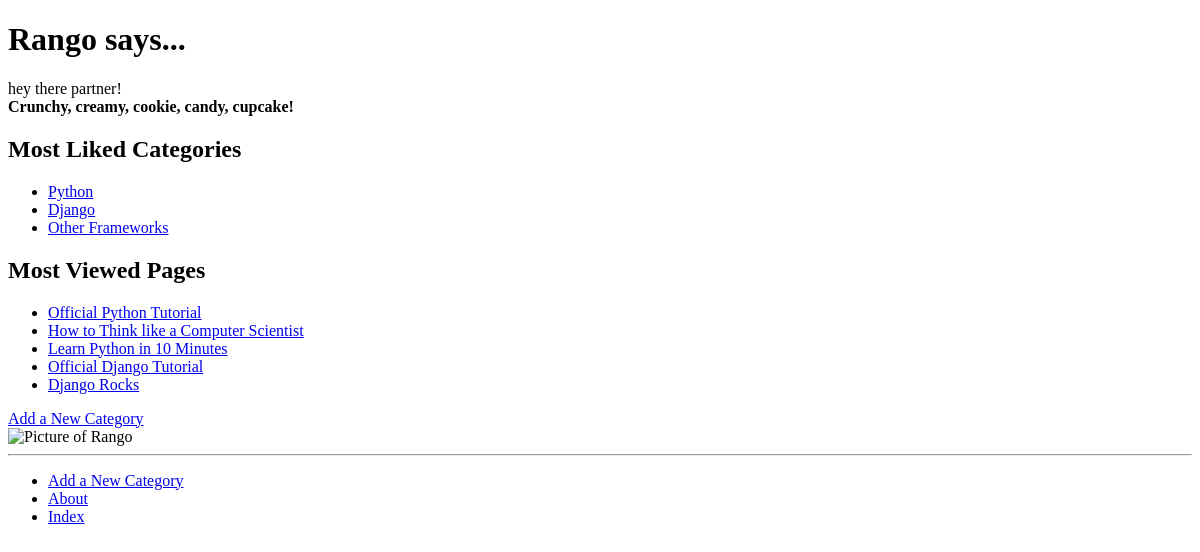
/, run on an earlier commit of the app's database.
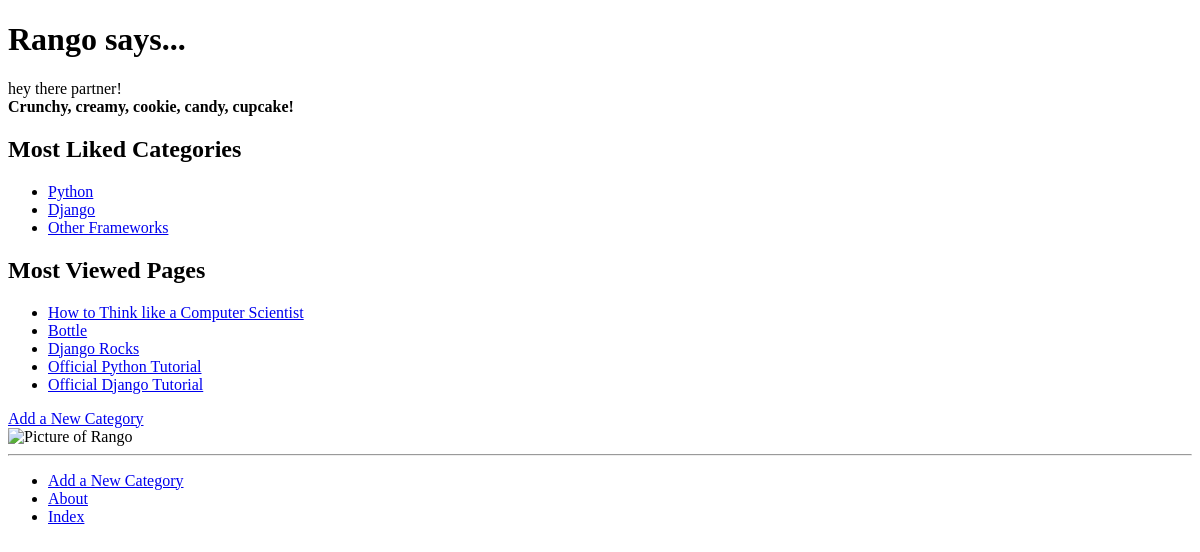
And on a later commit of the database.
### rango/models.py (models this page shows, shortened)
class Category(models.Model):
    NAME_MAX_LENGTH = 128
    name = models.CharField(max_length=NAME_MAX_LENGTH, unique=True)
    views = models.IntegerField(default=0)
    likes = models.IntegerField(default=0)
    slug = models.SlugField(unique=True)
    class Meta:
        verbose_name_plural = 'categories'

class Page(models.Model):
    TITLE_MAX_LENGTH = 128
    URL_MAX_LENGTH = 200
    category = models.ForeignKey(Category, on_delete=models.CASCADE)
    title = models.CharField(max_length=TITLE_MAX_LENGTH)
    url = models.URLField()
    views = models.IntegerField(default=0)

### rango/views.py (the view)
# urls.py: path('', views.index, name='index'),
def index(request):
    category_list = Category.objects.order_by('-likes')[:5]
    page_list = Page.objects.order_by('-views')[:5]
    context_dict = {}
    context_dict['boldmessage'] = 'Crunchy, creamy, cookie, candy, cupcake!'
    context_dict['categories'] = category_list
    context_dict['pages'] = page_list
    return render(request, 'rango/index.html', context=context_dict)

### templates/rango/index.html (shortened to what this page needs)
{% extends 'rango/base.html' %}
{% load staticfiles %}
{% block body_block %}
	<h1>Rango says...</h1>
	<div>
		hey there partner! <br />
		<strong>{{ boldmessage }}</strong>
	</div>
	<h2>Most Liked Categories</h2>
	<div>
	{% if categories %}
		<ul>
		{% for category in categories %}
			<li>
			<a href="{% url 'rango:show_category' category.slug %}">{{ category.name }}</a>
			</li>
		{% endfor %}
		</ul>
	{% else %}
		<strong>There are no categories present.</strong>
	{% endif %}
	</div>
	<h2>Most Viewed Pages</h2>
	<div>
	{% if pages %}
		<ul>
		{% for page in pages %}
			<li>
			<a href="{{ page.url }}">{{ page.title }}</a>
			</li>
		{% endfor %}
		</ul>
	{% else %}
		<strong>There are no pages present.</strong>
	{% endif %}
	</div>
	<div>
		<a href="/rango/add_category/">Add a New Category</a><br />
		<img src="{% static 'images/rango.jpg' %}"
			alt="Picture of Rango" />
	</div>
{% endblock %}

What changed in the data, as far as the page shows it:
no longer on this page (row edited): Page: title "Learn Python in 10 Minutes"
changed Page "How to Think like a Computer Scientist": moves up the list
now on this page (row edited): Page: title "Bottle"
changed Page "Django Rocks": moves up the list
